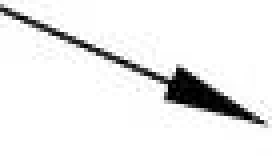
#> input picture data/arrow_small.jpg, 68 x 39 px (shown 4 times larger)
$ python feature_mapping.py
#> lines starting #> are read from the running program, lines starting #| are printed output that depends on the picture
import cv2

# Read the images
template = cv2.imread('./data/arrow_small.jpg', 0)
#> template is the input picture: shape (39, 68); min 0, max 255, mean 235.4
target = cv2.imread('./data/arrow_rain.jpg', 0)
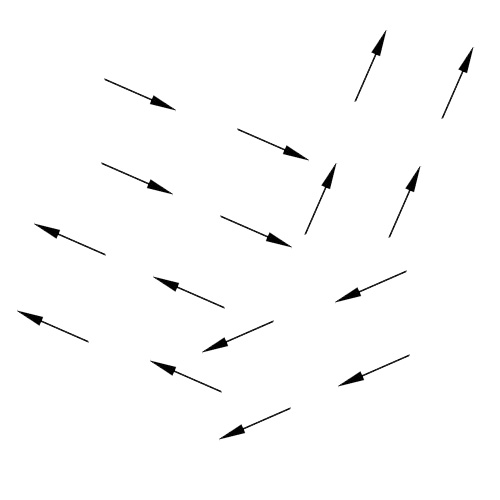
#> input picture data/arrow_rain.jpg, 500 x 500 px
#> target is the input picture: shape (500, 500); min 0, max 255, mean 251.6

# Initialize SIFT detector
sift = cv2.SIFT_create()

# Find keypoints and descriptors
keypoints1, descriptors1 = sift.detectAndCompute(template, None)
#> keypoints1 = 6 keypoints; (x, y, size): (46, 22, 6.6), (46, 22, 6.6), (45, 18, 1.8), (45, 18, 1.8), (42, 18, 2), (59, 24, 1.9)
keypoints2, descriptors2 = sift.detectAndCompute(target, None)
#> keypoints2 = 80 keypoints; strongest (x, y, size): (152, 185, 6.5), (411, 186, 6.5), (271, 238, 6.5), (37, 319, 6.6)

# Use FLANN based matcher
FLANN_INDEX_KDTREE = 0
index_params = dict(algorithm=FLANN_INDEX_KDTREE, trees=5)
search_params = dict(checks=50)

flann = cv2.FlannBasedMatcher(index_params, search_params)
matches = flann.knnMatch(descriptors1, descriptors2, k=2)
#> matches = 6 matches

# Apply ratio test
good_matches = []
for m, n in matches:
    if m.distance < 5 * n.distance:
        good_matches.append(m)
#> this loop made 6 passes
#> after the loop, good_matches = 6 matches

# Draw matches
# Draw matches with custom colors and thickness
img_matches = cv2.drawMatches(template, keypoints1, target, keypoints2, good_matches, None,
                              matchColor=(127, 0, 0), # Green for matches
                              singlePointColor=(127, 0, 0), # Red for keypoints
                              flags=cv2.DrawMatchesFlags_NOT_DRAW_SINGLE_POINTS)
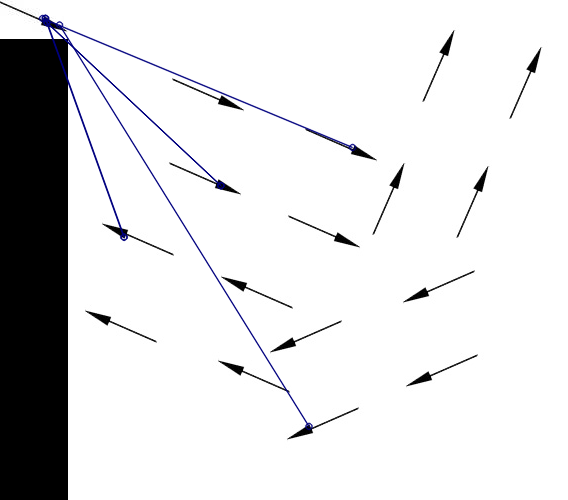
#> img_matches: shape (500, 568, 3); mean of channels 0, 1, 2 223.1, 222.2, 222.2; drawn as B, G, R

cv2.imshow('Feature-Based Matching', img_matches)
cv2.waitKey(0)
cv2.destroyAllWindows()
